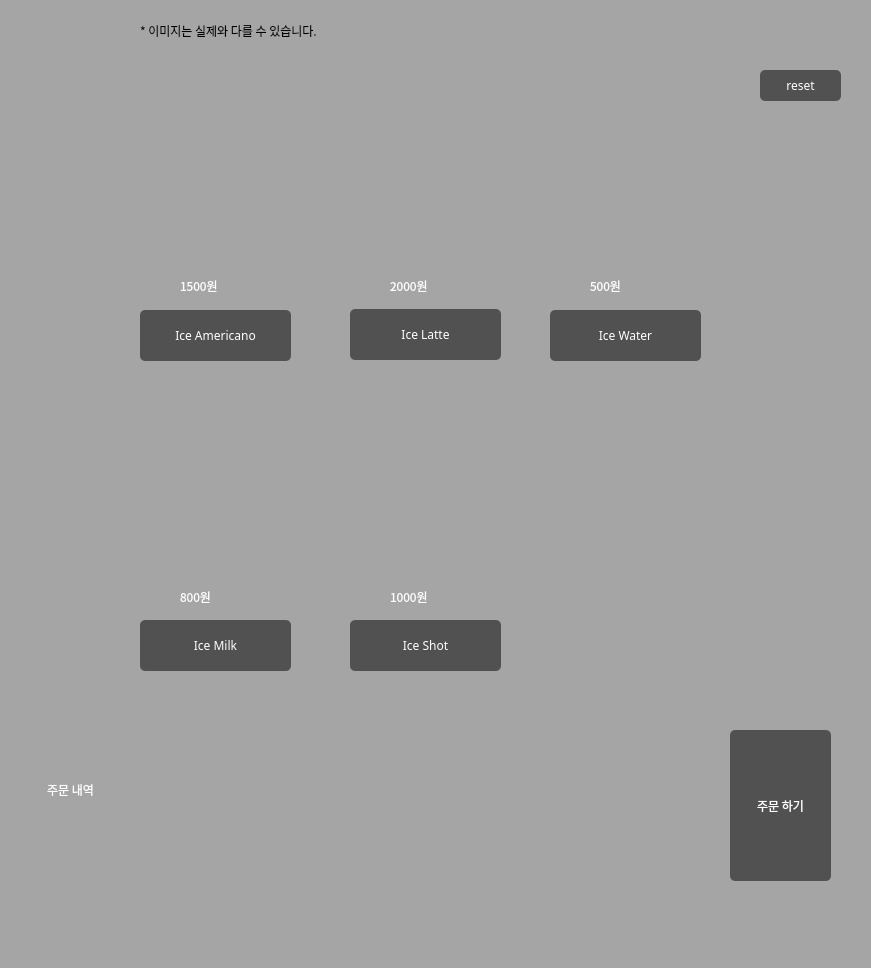
<?xml version="1.0" encoding="UTF-8"?>
<ui version="4.0">
 <class>MainWindow</class>
 <widget class="QMainWindow" name="MainWindow">
  <property name="geometry">
   <rect>
    <x>0</x>
    <y>0</y>
    <width>871</width>
    <height>968</height>
   </rect>
  </property>
  <property name="windowTitle">
   <string>MainWindow</string>
  </property>
  <property name="styleSheet">
   <string notr="true">background-color:rgb(165, 165, 165);</string>
  </property>
  <widget class="QWidget" name="centralwidget">
   <widget class="QPushButton" name="latteButton">
    <property name="enabled">
     <bool>true</bool>
    </property>
    <property name="geometry">
     <rect>
      <x>350</x>
      <y>309</y>
      <width>151</width>
      <height>51</height>
     </rect>
    </property>
    <property name="font">
     <font>
      <family>Century Gothic</family>
     </font>
    </property>
    <property name="layoutDirection">
     <enum>Qt::LeftToRight</enum>
    </property>
    <property name="styleSheet">
     <string notr="true">background-color: rgb(81, 81, 81);
border-radius: 5px;
color: rgb(255, 255, 255);</string>
    </property>
    <property name="text">
     <string>Ice Latte</string>
    </property>
    <property name="autoDefault">
     <bool>false</bool>
    </property>
    <property name="default">
     <bool>false</bool>
    </property>
    <property name="flat">
     <bool>false</bool>
    </property>
   </widget>
   <widget class="QWidget" name="imgAmericano" native="true">
    <property name="geometry">
     <rect>
      <x>140</x>
      <y>70</y>
      <width>151</width>
      <height>191</height>
     </rect>
    </property>
    <property name="styleSheet">
     <string notr="true">border-radius: 5px;</string>
    </property>
   </widget>
   <widget class="QWidget" name="imgIcelatte" native="true">
    <property name="geometry">
     <rect>
      <x>350</x>
      <y>69</y>
      <width>151</width>
      <height>191</height>
     </rect>
    </property>
    <property name="styleSheet">
     <string notr="true">border-radius: 5px;</string>
    </property>
   </widget>
   <widget class="QLabel" name="label">
    <property name="geometry">
     <rect>
      <x>140</x>
      <y>10</y>
      <width>321</width>
      <height>41</height>
     </rect>
    </property>
    <property name="font">
     <font>
      <family>LG Smart UI Regular</family>
     </font>
    </property>
    <property name="text">
     <string>* 이미지는 실제와 다를 수 있습니다.</string>
    </property>
   </widget>
   <widget class="QWidget" name="widget" native="true">
    <property name="geometry">
     <rect>
      <x>37</x>
      <y>729</y>
      <width>101</width>
      <height>131</height>
     </rect>
    </property>
    <property name="styleSheet">
     <string notr="true">color: rgb(255, 255, 255);</string>
    </property>
    <widget class="QLabel" name="label_2">
     <property name="geometry">
      <rect>
       <x>10</x>
       <y>40</y>
       <width>71</width>
       <height>41</height>
      </rect>
     </property>
     <property name="font">
      <font>
       <family>LG Smart UI Regular</family>
       <weight>50</weight>
       <bold>false</bold>
      </font>
     </property>
     <property name="text">
      <string>주문 내역</string>
     </property>
    </widget>
   </widget>
   <widget class="QWidget" name="widget_2" native="true">
    <property name="geometry">
     <rect>
      <x>177</x>
      <y>729</y>
      <width>91</width>
      <height>111</height>
     </rect>
    </property>
    <property name="styleSheet">
     <string notr="true">border-radius: 5px;</string>
    </property>
   </widget>
   <widget class="QWidget" name="widget_3" native="true">
    <property name="geometry">
     <rect>
      <x>280</x>
      <y>730</y>
      <width>91</width>
      <height>111</height>
     </rect>
    </property>
    <property name="styleSheet">
     <string notr="true">border-radius: 5px;</string>
    </property>
   </widget>
   <widget class="QLabel" name="num1">
    <property name="geometry">
     <rect>
      <x>200</x>
      <y>850</y>
      <width>51</width>
      <height>31</height>
     </rect>
    </property>
    <property name="font">
     <font>
      <family>LG Smart UI Regular</family>
     </font>
    </property>
    <property name="text">
     <string/>
    </property>
   </widget>
   <widget class="QLabel" name="num2">
    <property name="geometry">
     <rect>
      <x>300</x>
      <y>850</y>
      <width>51</width>
      <height>31</height>
     </rect>
    </property>
    <property name="font">
     <font>
      <family>LG Smart UI Regular</family>
     </font>
    </property>
    <property name="text">
     <string/>
    </property>
   </widget>
   <widget class="QPushButton" name="orderButton">
    <property name="geometry">
     <rect>
      <x>730</x>
      <y>730</y>
      <width>101</width>
      <height>151</height>
     </rect>
    </property>
    <property name="font">
     <font>
      <family>LG Smart UI Regular</family>
     </font>
    </property>
    <property name="styleSheet">
     <string notr="true">background-color: rgb(81, 81, 81);
border-radius: 5px;
color: rgb(255, 255, 255);</string>
    </property>
    <property name="text">
     <string>주문 하기</string>
    </property>
   </widget>
   <widget class="QPushButton" name="reset">
    <property name="geometry">
     <rect>
      <x>760</x>
      <y>70</y>
      <width>81</width>
      <height>31</height>
     </rect>
    </property>
    <property name="font">
     <font>
      <family>Century Gothic</family>
     </font>
    </property>
    <property name="styleSheet">
     <string notr="true">background-color: rgb(81, 81, 81);
border-radius: 5px;
color: rgb(255, 255, 255);</string>
    </property>
    <property name="text">
     <string>reset</string>
    </property>
   </widget>
   <widget class="QLabel" name="num1_2">
    <property name="geometry">
     <rect>
      <x>180</x>
      <y>270</y>
      <width>91</width>
      <height>31</height>
     </rect>
    </property>
    <property name="font">
     <font>
      <family>LG Smart UI Regular</family>
     </font>
    </property>
    <property name="styleSheet">
     <string notr="true">color: rgb(255, 255, 255);</string>
    </property>
    <property name="text">
     <string>1500원</string>
    </property>
   </widget>
   <widget class="QLabel" name="num2_2">
    <property name="geometry">
     <rect>
      <x>390</x>
      <y>270</y>
      <width>91</width>
      <height>31</height>
     </rect>
    </property>
    <property name="font">
     <font>
      <family>LG Smart UI Regular</family>
     </font>
    </property>
    <property name="styleSheet">
     <string notr="true">color: rgb(255, 255, 255);
</string>
    </property>
    <property name="text">
     <string>2000원</string>
    </property>
   </widget>
   <widget class="QPushButton" name="milkButton">
    <property name="enabled">
     <bool>true</bool>
    </property>
    <property name="geometry">
     <rect>
      <x>140</x>
      <y>620</y>
      <width>151</width>
      <height>51</height>
     </rect>
    </property>
    <property name="font">
     <font>
      <family>Century Gothic</family>
     </font>
    </property>
    <property name="layoutDirection">
     <enum>Qt::LeftToRight</enum>
    </property>
    <property name="styleSheet">
     <string notr="true">background-color: rgb(81, 81, 81);
border-radius: 5px;
color: rgb(255, 255, 255);</string>
    </property>
    <property name="text">
     <string>Ice Milk</string>
    </property>
    <property name="autoDefault">
     <bool>false</bool>
    </property>
    <property name="default">
     <bool>false</bool>
    </property>
    <property name="flat">
     <bool>false</bool>
    </property>
   </widget>
   <widget class="QWidget" name="imgWater" native="true">
    <property name="geometry">
     <rect>
      <x>550</x>
      <y>70</y>
      <width>151</width>
      <height>191</height>
     </rect>
    </property>
    <property name="styleSheet">
     <string notr="true">border-radius: 5px;</string>
    </property>
   </widget>
   <widget class="QPushButton" name="waterButton">
    <property name="geometry">
     <rect>
      <x>550</x>
      <y>310</y>
      <width>151</width>
      <height>51</height>
     </rect>
    </property>
    <property name="font">
     <font>
      <family>Century Gothic</family>
     </font>
    </property>
    <property name="layoutDirection">
     <enum>Qt::LeftToRight</enum>
    </property>
    <property name="styleSheet">
     <string notr="true">background-color: rgb(81, 81, 81);
border-radius: 5px;
color: rgb(255, 255, 255);</string>
    </property>
    <property name="text">
     <string>Ice Water</string>
    </property>
   </widget>
   <widget class="QWidget" name="imgMilk" native="true">
    <property name="geometry">
     <rect>
      <x>140</x>
      <y>380</y>
      <width>151</width>
      <height>191</height>
     </rect>
    </property>
    <property name="styleSheet">
     <string notr="true">border-radius: 5px;</string>
    </property>
   </widget>
   <widget class="QLabel" name="num2_3">
    <property name="geometry">
     <rect>
      <x>180</x>
      <y>581</y>
      <width>91</width>
      <height>31</height>
     </rect>
    </property>
    <property name="font">
     <font>
      <family>LG Smart UI Regular</family>
     </font>
    </property>
    <property name="styleSheet">
     <string notr="true">color: rgb(255, 255, 255);
</string>
    </property>
    <property name="text">
     <string>800원</string>
    </property>
   </widget>
   <widget class="QLabel" name="num1_3">
    <property name="geometry">
     <rect>
      <x>590</x>
      <y>270</y>
      <width>91</width>
      <height>31</height>
     </rect>
    </property>
    <property name="font">
     <font>
      <family>LG Smart UI Regular</family>
     </font>
    </property>
    <property name="styleSheet">
     <string notr="true">color: rgb(255, 255, 255);</string>
    </property>
    <property name="text">
     <string>500원</string>
    </property>
   </widget>
   <widget class="QWidget" name="imgShot" native="true">
    <property name="geometry">
     <rect>
      <x>350</x>
      <y>380</y>
      <width>151</width>
      <height>191</height>
     </rect>
    </property>
    <property name="styleSheet">
     <string notr="true">border-radius: 5px;</string>
    </property>
   </widget>
   <widget class="QLabel" name="num2_4">
    <property name="geometry">
     <rect>
      <x>390</x>
      <y>581</y>
      <width>91</width>
      <height>31</height>
     </rect>
    </property>
    <property name="font">
     <font>
      <family>LG Smart UI Regular</family>
     </font>
    </property>
    <property name="styleSheet">
     <string notr="true">color: rgb(255, 255, 255);
</string>
    </property>
    <property name="text">
     <string>1000원</string>
    </property>
   </widget>
   <widget class="QPushButton" name="shotButton">
    <property name="enabled">
     <bool>true</bool>
    </property>
    <property name="geometry">
     <rect>
      <x>350</x>
      <y>620</y>
      <width>151</width>
      <height>51</height>
     </rect>
    </property>
    <property name="font">
     <font>
      <family>Century Gothic</family>
     </font>
    </property>
    <property name="layoutDirection">
     <enum>Qt::LeftToRight</enum>
    </property>
    <property name="styleSheet">
     <string notr="true">background-color: rgb(81, 81, 81);
border-radius: 5px;
color: rgb(255, 255, 255);</string>
    </property>
    <property name="text">
     <string>Ice Shot</string>
    </property>
    <property name="autoDefault">
     <bool>false</bool>
    </property>
    <property name="default">
     <bool>false</bool>
    </property>
    <property name="flat">
     <bool>false</bool>
    </property>
   </widget>
   <widget class="QLabel" name="num3">
    <property name="geometry">
     <rect>
      <x>410</x>
      <y>850</y>
      <width>51</width>
      <height>31</height>
     </rect>
    </property>
    <property name="font">
     <font>
      <family>LG Smart UI Regular</family>
     </font>
    </property>
    <property name="text">
     <string/>
    </property>
   </widget>
   <widget class="QWidget" name="widget_4" native="true">
    <property name="geometry">
     <rect>
      <x>390</x>
      <y>730</y>
      <width>91</width>
      <height>111</height>
     </rect>
    </property>
    <property name="styleSheet">
     <string notr="true">border-radius: 5px;</string>
    </property>
   </widget>
   <widget class="QWidget" name="widget_5" native="true">
    <property name="geometry">
     <rect>
      <x>500</x>
      <y>730</y>
      <width>91</width>
      <height>111</height>
     </rect>
    </property>
    <property name="styleSheet">
     <string notr="true">border-radius: 5px;</string>
    </property>
   </widget>
   <widget class="QLabel" name="num4">
    <property name="geometry">
     <rect>
      <x>520</x>
      <y>850</y>
      <width>51</width>
      <height>31</height>
     </rect>
    </property>
    <property name="font">
     <font>
      <family>LG Smart UI Regular</family>
     </font>
    </property>
    <property name="text">
     <string/>
    </property>
   </widget>
   <widget class="QWidget" name="widget_6" native="true">
    <property name="geometry">
     <rect>
      <x>610</x>
      <y>730</y>
      <width>91</width>
      <height>111</height>
     </rect>
    </property>
    <property name="styleSheet">
     <string notr="true">border-radius: 5px;</string>
    </property>
   </widget>
   <widget class="QLabel" name="num5">
    <property name="geometry">
     <rect>
      <x>630</x>
      <y>850</y>
      <width>51</width>
      <height>31</height>
     </rect>
    </property>
    <property name="font">
     <font>
      <family>LG Smart UI Regular</family>
     </font>
    </property>
    <property name="text">
     <string/>
    </property>
   </widget>
   <widget class="QPushButton" name="americanoButton">
    <property name="geometry">
     <rect>
      <x>140</x>
      <y>310</y>
      <width>151</width>
      <height>51</height>
     </rect>
    </property>
    <property name="font">
     <font>
      <family>Century Gothic</family>
     </font>
    </property>
    <property name="layoutDirection">
     <enum>Qt::LeftToRight</enum>
    </property>
    <property name="styleSheet">
     <string notr="true">background-color: rgb(81, 81, 81);
border-radius: 5px;
color: rgb(255, 255, 255);</string>
    </property>
    <property name="text">
     <string>Ice Americano</string>
    </property>
   </widget>
  </widget>
  <widget class="QMenuBar" name="menubar">
   <property name="geometry">
    <rect>
     <x>0</x>
     <y>0</y>
     <width>871</width>
     <height>22</height>
    </rect>
   </property>
  </widget>
  <widget class="QStatusBar" name="statusbar"/>
 </widget>
 <resources/>
 <connections/>
</ui>
